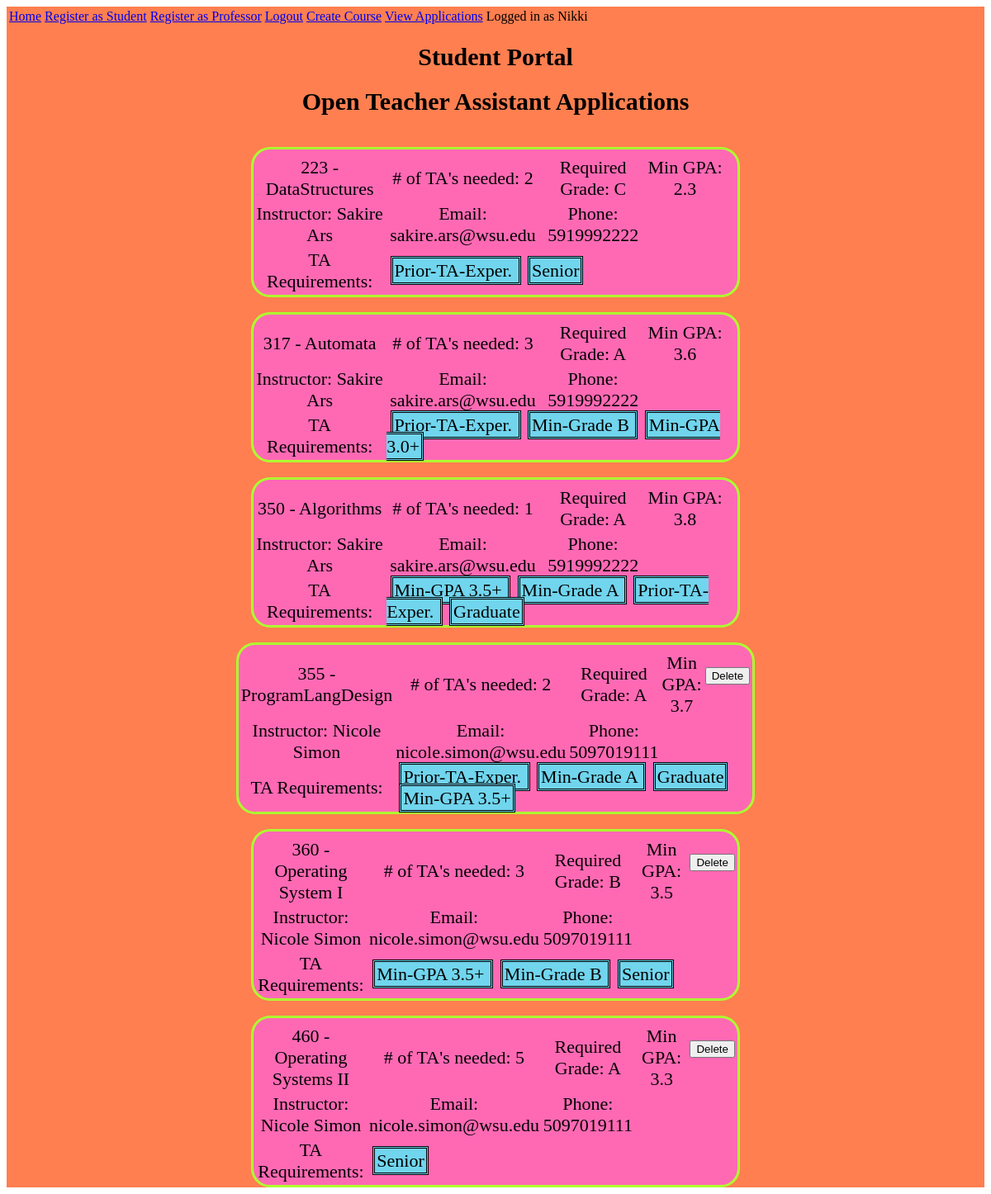
The page /index (signed in) on the database its author committed.
### app/models.py (models this page shows, shortened)
class Professor(UserMixin, db.Model):
    id = db.Column(db.Integer, primary_key=True)
    username = db.Column(db.String(32), unique=True)
    password_hash = db.Column(db.String(128))
    firstname = db.Column(db.String(64))
    lastname = db.Column(db.String(64))
    wsuid = db.Column(db.String(8), unique=True)
    email = db.Column(db.String(120), index=True, unique=True)
    phone = db.Column(db.String(10), unique=True)
    posts = db.relationship('Course', backref='writer', lazy='dynamic')
    def returnrole(self):
        return 1

class Course(db.Model):
    id = db.Column(db.Integer, primary_key=True)
    coursenum = db.Column(db.String(3))
    title = db.Column(db.String(150))
    num_ta = db.Column(db.Integer, default = 1)
    min_gpa = db.Column(db.Float)
    min_grade = db.Column(db.Integer)
    professor_id = db.Column(db.Integer, db.ForeignKey('professor.id'))
    accepted_tas = db.relationship('Student', secondary = accepted,
                            primaryjoin=(accepted.c.courseid == id),
                            backref=db.backref('accepted', lazy='dynamic'), lazy='dynamic')
    ta_apps = db.relationship('Student', secondary = applied,
                            primaryjoin=(applied.c.courseid == id),
                            backref=db.backref('applied', lazy='dynamic'), lazy='dynamic')
    tags = db.relationship('Tag', secondary=courseTags,
                            primaryjoin=(courseTags.c.course_id == id),
                            backref=db.backref('courseTags', lazy='dynamic'), lazy='dynamic')
    def accepted(self, studentTA):
        self.accepted_tas.append(studentTA)

class Tag(db.Model):
    id = db.Column(db.Integer, primary_key=True)
    name = db.Column(db.String(20))
    courses = db.relationship('Course', secondary=courseTags,
                               primaryjoin=(courseTags.c.tag_id == id),
                               backref=db.backref('courseTags', lazy='dynamic'),
                               lazy='dynamic')

### app/routes.py (the view)
@app.route('/', methods=['GET'])
@app.route('/index', methods=['GET'])
@login_required
def index():
    courses = Course.query.order_by(Course.coursenum).all()
    return render_template('studentInterface.html', courses=courses)

### app/models.py (called while the page is built)
@login.user_loader
def load_user(id):
    return Professor.query.get(int(id))

### app/templates/studentInterface.html (shortened to what this page needs)
{% extends "base.html" %}
{% block content %}
    <h1 class="si">Student Portal</h1>
    <h1 class="si">Open Teacher Assistant Applications</h1>
    {% for course in courses %}
        {% include '_course.html' %}
    {% endfor %}
{% endblock %}

### app/templates/base.html (shortened to what this page needs)
<html>
    <head>
    <link href="{{ url_for('static', filename='css/main.css') }}" rel="stylesheet">
    </head>
<body>
  <div class = "nav-container">
      <table>
        <td><a href="{{ url_for('index') }}" class="button">Home</a></td>
        <td><a href="{{ url_for('studregister') }}" class="button">Register as Student</a></td>
        <td><a href="{{ url_for('profregister') }}" class="button">Register as Professor</a></td>
        {% if current_user.is_anonymous %}
            <td><a href="{{ url_for('login') }}" class = "button"> Login </a></td>
        {% else %}
            <td><a href="{{ url_for('logout') }}" class = "button"> Logout </a></td>
            {% if current_user.returnrole() == 1 %}
            <td><a href="{{ url_for('createclass') }}" class = "button"> Create Course </a></td>
            <td><a href="{{ url_for('viewapps') }}" class = "button">View Applications</a></td>
            {% endif %}
        {% endif %}
            <td>Logged in as {{ current_user.username }} </td>
        </table>
      {% block content %} {% endblock %}
  </div>
</body>
</html>

### app/templates/_course.html (shortened to what this page needs)
<table class="coursetable" padding="2px">
    <br>
    <tr>
        <td width="25%">{{ course.coursenum }} - {{ course.title }}</td>
            <td width="15%"># of TA's needed: {{ course.num_ta }}</td>
            <td width="20%">Required Grade: {% if course.min_grade == 1 %}
                                            {{ 'A' }}
                                            {% endif %}
                                            {% if course.min_grade == 2 %}
                                            {{ 'B' }}
                                            {% endif %}
                                            {% if course.min_grade == 3 %}
                                            {{ 'C' }}
                                            {% endif %}
            </td>
            <td width="15%">Min GPA: {{ course.min_gpa }} </td>
            <td width="2%">
            {% if current_user.returnrole() == 1 %}
                {% if current_user.username == course.writer.username %}
                 <form action="{{ url_for('delete', courseid=course.id) }}" method="post">
                    <input type="submit" value="Delete">
                 </form>
                 {% endif %}
            {% endif %}
            </td>
        </tr>
        <tr width="100%" colspan="9" style="text-align:center">
            <td width="35">Instructor: {{ course.writer.firstname }} {{ course.writer.lastname }}</td>
            <td width="30">Email: {{ course.writer.email }}</td>
            <td width="35">Phone: {{ course.writer.phone }}</td>
        </tr>
        <tr>
            <td width="15%" style = "text-align:center">
                {{ 'TA Requirements:' }}
            </td>
            <td width="85%" colspan="4" padding-bottom="5" style = "text-align:left">
                {% for raptor in course.tags.all() %}
                    <span class="pretagitem">
                        {{ raptor.name }}
                    </span>
                {% endfor %}
            </td>
        </tr>
    </table>

### app/static/css/main.css (style rules this page uses)
.nav-container { background-color: #FF7F50; }
.coursetable { text-align : center; border : 1px black solid; width : 50%; position: center; height : 22%; font-size : 22px; border: 3px solid greenyellow; background-color: hotpink; border-radius: 23px; padding-top : 6px; margin-left: auto; margin-right: auto; }
.si { margin-left: auto; margin-right: auto; font-size: 30px; text-align: center; }
.pretagitem { text-align: center; margin: 1%; padding: 2px 2px; border-style: double; background-color: rgb(113, 213, 238); }

### rows shown on the page
Professor: username "Nikki"
Course: coursenum "223", title "DataStructures", num_ta "2", value "C", min_gpa "2.3", writer.firstname "Sakire", writer.lastname "Ars", writer.email "sakire.ars@wsu.edu", writer.phone "5919992222", value "TA Requirements:"
Tag: name "Prior-TA-Exper."
Tag: name "Senior"
Course: coursenum "317", title "Automata", num_ta "3", value "A", min_gpa "3.6", writer.firstname "Sakire", writer.lastname "Ars", writer.email "sakire.ars@wsu.edu", writer.phone "5919992222", value "TA Requirements:"
Tag: name "Min-Grade B"
Tag: name "Min-GPA 3.0+"
Course: coursenum "350", title "Algorithms", num_ta "1", value "A", min_gpa "3.8", writer.firstname "Sakire", writer.lastname "Ars", writer.email "sakire.ars@wsu.edu", writer.phone "5919992222", value "TA Requirements:"
Tag: name "Min-GPA 3.5+"
Tag: name "Min-Grade A"
Tag: name "Graduate"
Course: coursenum "355", title "ProgramLangDesign", num_ta "2", value "A", min_gpa "3.7", writer.firstname "Nicole", writer.lastname "Simon", writer.email "nicole.simon@wsu.edu", writer.phone "5097019111", value "TA Requirements:"
Course: coursenum "360", title "Operating System I", num_ta "3", value "B", min_gpa "3.5", writer.firstname "Nicole", writer.lastname "Simon", writer.email "nicole.simon@wsu.edu", writer.phone "5097019111", value "TA Requirements:"
Course: coursenum "460", title "Operating Systems II", num_ta "5", value "A", min_gpa "3.3", writer.firstname "Nicole", writer.lastname "Simon", writer.email "nicole.simon@wsu.edu", writer.phone "5097019111", value "TA Requirements:"
